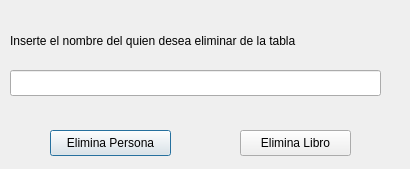
<?xml version="1.0" encoding="UTF-8"?>
<ui version="4.0">
 <class>Eliminar</class>
 <widget class="QDialog" name="Eliminar">
  <property name="geometry">
   <rect>
    <x>0</x>
    <y>0</y>
    <width>410</width>
    <height>169</height>
   </rect>
  </property>
  <property name="windowTitle">
   <string>Dialog</string>
  </property>
  <widget class="QLabel" name="label">
   <property name="geometry">
    <rect>
     <x>10</x>
     <y>30</y>
     <width>361</width>
     <height>21</height>
    </rect>
   </property>
   <property name="text">
    <string>Inserte el nombre del quien desea eliminar de la tabla</string>
   </property>
  </widget>
  <widget class="QLineEdit" name="lineEdit">
   <property name="geometry">
    <rect>
     <x>10</x>
     <y>70</y>
     <width>371</width>
     <height>26</height>
    </rect>
   </property>
  </widget>
  <widget class="QPushButton" name="pushButton">
   <property name="geometry">
    <rect>
     <x>50</x>
     <y>130</y>
     <width>121</width>
     <height>26</height>
    </rect>
   </property>
   <property name="text">
    <string>Elimina Persona</string>
   </property>
  </widget>
  <widget class="QPushButton" name="pushButton_2">
   <property name="geometry">
    <rect>
     <x>240</x>
     <y>130</y>
     <width>111</width>
     <height>26</height>
    </rect>
   </property>
   <property name="text">
    <string>Elimina Libro</string>
   </property>
  </widget>
 </widget>
 <resources/>
 <connections/>
</ui>
